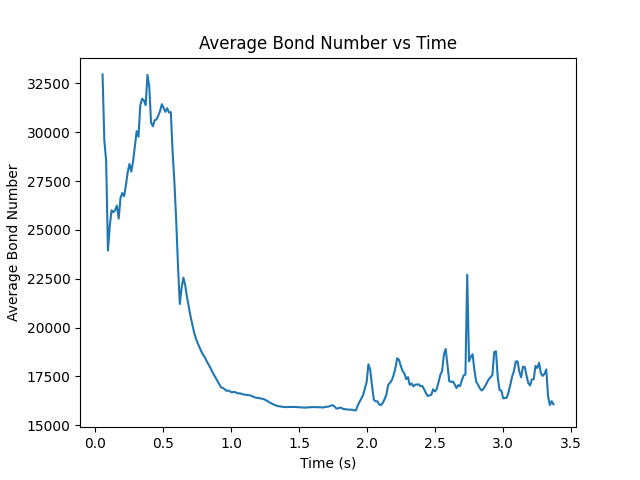

Generate this figure with Python:
#!/usr/bin/env python3
import os

import numpy as np
import matplotlib.pyplot as plt


class BondNumAnalysis:

    def __init__(self, area_dir, run_script_path, init_script_path):
        self.area_dir = area_dir
        self.run_script_dir = run_script_path
        self.init_script_dir = init_script_path
        self._read_scripts()
        

    def _dump2area(self, file_path):

        with open(file_path, 'r') as file:
            # read file
            values = file.read().splitlines()[9:]
            value_arr = np.array(values, dtype=float)
        return value_arr

    def _read_dir(self):

        files = os.listdir(self.area_dir) 

        dump_nums = []
        areas = []

        for file in files:
            # extract dump number from file name
            timestep_num = file.split('.')[0].split('contactarea')[1]
            dump_nums.append(int(timestep_num))

            # add area values to list
            areas.append(self._dump2area(self.area_dir + file))
        
        return np.array(dump_nums), areas
    
    def _read_scripts(self):
        with open(self.run_script_dir, 'r') as file:
            script = file.read().splitlines()
            k_line = script[26]
            k = float(k_line.split()[-1])

            timestep_line = script[33]
            timestep = float(timestep_line.split()[-1]) 
                
            self.k = k
            self.timestep = timestep

        with open(self.init_script_dir, 'r') as file:
            script = file.read().splitlines()

            r_line = script[81]
            r = float(r_line.split()[-1])
            rho_line = script[48]
            rho = float(rho_line.split()[-1])
                
            self.r = r
            self.rho = rho
    
    def avg_bondnum(self, plot = True):
        dump_nums, areas = self._read_dir()

        avg_areas = np.array([area_arr.mean() for area_arr in areas])
        times = dump_nums * self.timestep

        time_idx = np.argsort(times)
        times = times[time_idx]
        avg_areas = avg_areas[time_idx]

        f_IMF = avg_areas * self.k
        f_weight = 4/3 * np.pi * self.r**3 * self.rho * 9.81

        avg_bond_nums = f_IMF / f_weight
        
        if plot:
            plt.plot(times, avg_bond_nums)
            plt.xlabel('Time (s)')
            plt.ylabel('Average Bond Number')
            plt.title('Average Bond Number vs Time')
            plt.savefig('bondnum.png')

        return times, avg_areas


if __name__ == '__main__':

    timestep = 0.000005
    area_dir = '../../DEM/post/bondnum/'
    run_script_path = '../../DEM/in.liggghts_run'
    init_script_path = '../../DEM/in.liggghts_init'

    analysis = BondNumAnalysis(
        area_dir=area_dir, 
        run_script_path=run_script_path,
        init_script_path=init_script_path
    )
    analysis.avg_bondnum(plot=True)

